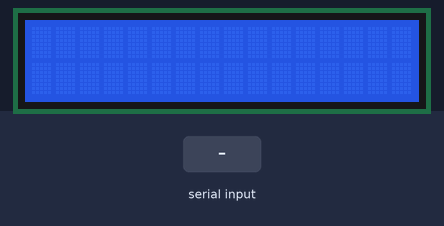
A sketch run on a simulated Arduino Uno, built with avr-gcc and run on an emulated ATmega328P. Shown: 16×2 character LCD. The inputs (shaded band) are chosen by the test bench. What the sketch prints to the serial monitor is not drawn.

Above: at 1.2 s.
1.3 s: "90,45\n" received over Serial
At 2.2 s:
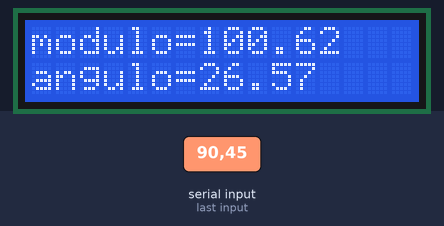
2.8 s: "30,150\n" received over Serial
At 4.5 s:
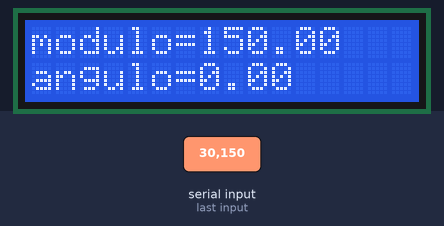
Timing chart, 0 to 6.0 s (numbered marks = the images above; inputs shaded):
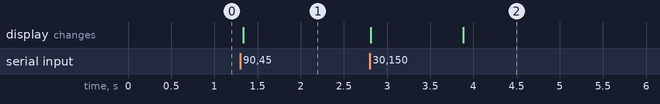

The sketch:

TP4_2.ino
```cpp
#include <LiquidCrystal.h>

LiquidCrystal lcd(2, 3, 4, 5, 6, 7);

float x,y;

void setup() {

  lcd.begin(16, 2);
  Serial.begin(9600);
}

void loop()
{

  Serial.println("Ingrese el valor de la componente x: ");
  while(!Serial.available());
  float x = Serial.parseFloat();

  Serial.println("Ingrese el valor de la componente y: ");
  while(!Serial.available());
  float y = Serial.parseFloat();

  lcd.clear();

  Serial.println("El valor de x es: ");
  Serial.println(x);

  Serial.println("El valor de y es: ");
  Serial.println(y);

  float modulo = sqrt(x*x + y*y);

  float angulo = atan2(y, x) * 180.0 / PI;

  lcd.setCursor(0,0);
  lcd.print("modulo");
  lcd.setCursor(6,0);
  lcd.print("=");
  lcd.setCursor(7,0);
  lcd.println(modulo);

  lcd.setCursor(0,1);
  lcd.print("angulo");
  lcd.setCursor(6,1);
  lcd.print("=");
  lcd.setCursor(7,1);
  lcd.println(angulo);

}
```

Measured:
- after the input at 1.3 s, the display: changes at once (image 1)
- after the input at 2.8 s, the display: first changes at once (image 2 shows a later state)
